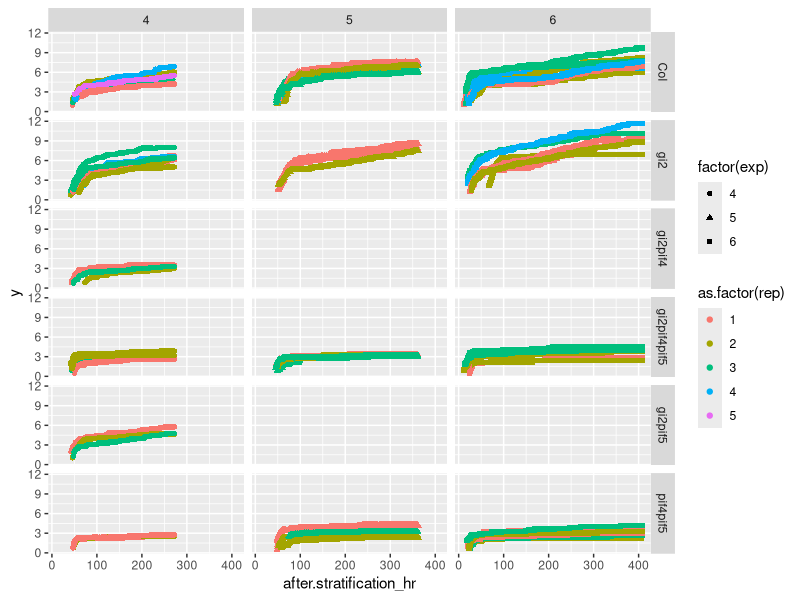
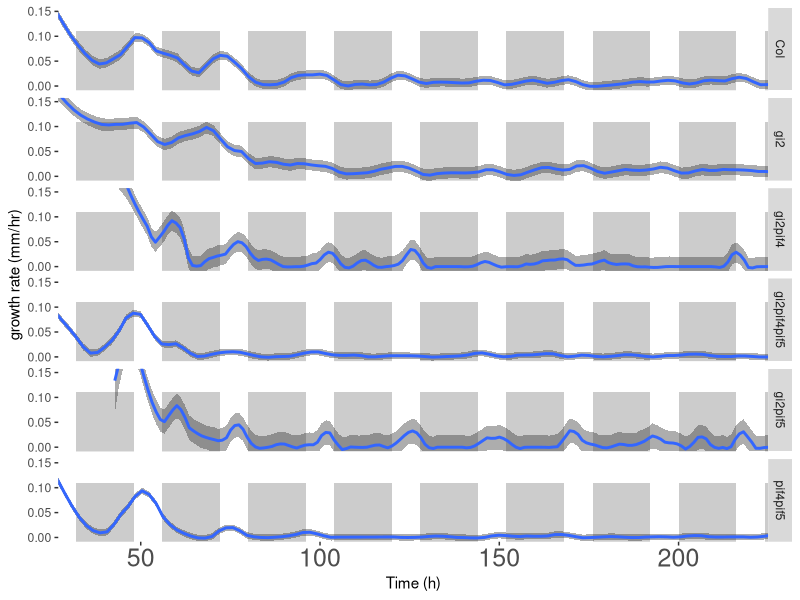
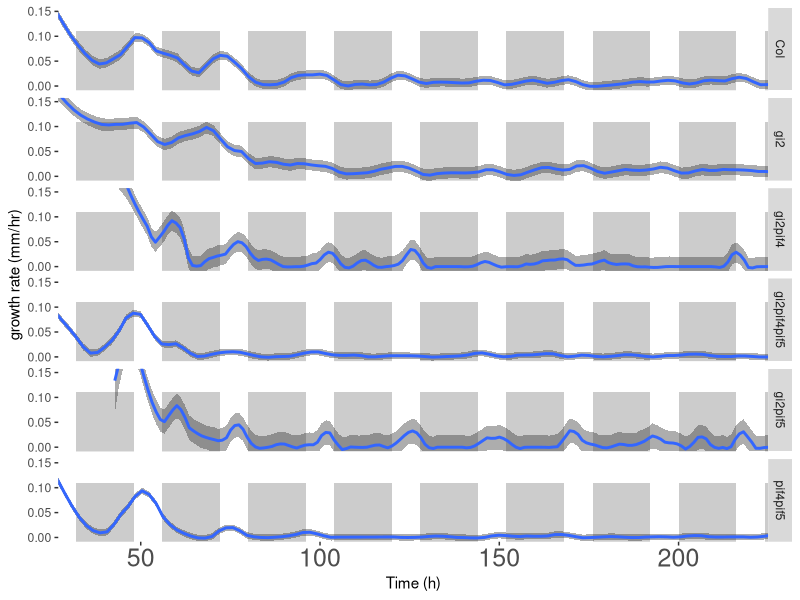

Recreate these plots in R, in order.
## ---- chunk 1
library(ggplot2)
# functions used in this script
## vlookup
#Vlookup in R (https://gist.github.com/jnmaloof/7367450)
#Version 0.3 November 12, 2013
#Return senesical results if return column is a factor
#Version 0.2 November 11, 2013
#Require first column of table to be numeric if range lookup is being done
#Change defaults to larger=FALSE
#Julin Maloof
vlookup <- function(ref, #the value or values that you want to look for
                    table, #the table where you want to look for it; will look in first column
                    column, #the column that you want the return data to come from,
                    range=FALSE, #if there is not an exact match, return the closest?
                    larger=FALSE) #if doing a range lookup, should the smaller or larger key be used?)
{
  if(!is.numeric(column) & !column %in% colnames(table)) {
    stop(paste("can't find column",column,"in table"))
  }
  if(range) {
    if(!is.numeric(table[,1])) {
      stop(paste("The first column of table must be numeric when using range lookup"))
    }
    table <- table[order(table[,1]),] 
    index <- findInterval(ref,table[,1])
    if(larger) {
      index <- ifelse(ref %in% table[,1],index,index+1)
    }
    output <- table[index,column]
    output[!index <= dim(table)[1]] <- NA
    
  } else {
    output <- table[match(ref,table[,1]),column]
    output[!ref %in% table[,1]] <- NA #not needed?
  }
  dim(output) <- dim(ref)
  output
}
## ---- chunk 2
# setup working directory
if(Sys.info()["user"]=="nozue") {
homedir<-"/Volumes/data_work/Data6/data_JM4/2016pif3gi2_timelapse"
} # customize homedir
setwd(homedir)
# 
# reading file time stamp
## This file was created in MSDOS (Celia cam computer) by "dir" command
filetime<-read.table("2016pifgi2filetime2s.txt",skip=8)#,nrows=869)
head(filetime)
tail(filetime)

# reading file name used in exp1
exp4.filename<-read.table("exp4.file.txt",skip=1) # 540 files
# add 336 to 1 (frmae number in exp1 avi )
exp4.filename$frame<-1:nrow(exp4.filename)
# reading file name used in exp5
exp5.filename<-read.table("exp5.file.txt",nrow=659) # skip the last line "exp5.file.txt"
#exp2.filename$frame<-1:nrow(exp2.filename) # is this true? no 
exp5.filename.number<-gsub("(exp4000)([[:digit:]]+)(.jpg)","\\2",exp5.filename[,1])
exp5.filename$frame<- as.integer(exp5.filename.number) - min(as.integer(exp5.filename.number))+1 # more general formula
# reading file name used in exp6
exp6.filename<-read.table("exp6.file.txt",nrow=1061) # skip the last line "exp6.file.txt"
exp6.filename.number<-gsub("(exp5000)([[:digit:]]+)(.jpg)","\\2",exp6.filename[,1])
exp6.filename$frame<- as.integer(exp6.filename.number) - min(as.integer(exp6.filename.number))+1 # 

# reading hypocotyl length data
hyp.data<-read.csv("Marian_gi2pif3_hyp_data - 2nd sets.csv")
# need to clean up data (no duplicate)
hyp.data$id<-paste(sub("(2016pifgi2exp)(1a_|1b_|2a_|2b_|3a_|3b_)(Col|gi2|pif4pif5|gi2pif4|gi2pif5|gi2pif4pif5)(.avi:)([[:digit:]]+)([[:print:]]+)","\\1\\2\\3\\4\\5",hyp.data$label),hyp.data$rep,sep="_")
hyp.data[duplicated(hyp.data$id),] # should be none. If duplicated, remove duplicated data from Google Sheet

####### data cleaning on going #########
ftable(hyp.data[,c("exp","plate","genotype","rep")],col.vars=c("plate","rep"),row.vars=c("genotype","exp"))

# change pixel into mm
scale<- 95/1220.3213 # 95 mm is 1220.3213 pixel
hyp.data$mm<-hyp.data$pixel * scale


# merge time stamp data and hyp.data
## extract avi movie frame name
hyp.data$frame<-as.integer(sub("(2016pifgi2exp)(1a_|1b_|2a_|2b_|3a_|3b_)(Col|gi2|pif4pif5|gi2pif4|gi2pif5|gi2pif4pif5)(.avi:)([[:digit:]]+)([[:print:]]+)","\\5",hyp.data$label)) 

# obtaining file date/time (exp4)
hyp.data[hyp.data$exp==4,"file"]<-as.character(vlookup(hyp.data[hyp.data$exp==4,"frame"],exp4.filename[,2:1],2))
str(hyp.data)
# obtaining file date/time (exp5)
hyp.data[hyp.data$exp==5,"file"]<-as.character(vlookup(hyp.data[hyp.data$exp==5,"frame"],exp5.filename[,2:1],2))
# obtaining file date/time (exp6)
hyp.data[hyp.data$exp==6,"file"]<-as.character(vlookup(hyp.data[hyp.data$exp==6,"frame"],exp6.filename[,2:1],2))
## obtain file date/time stamp (exp4,exp5 and exp6)
hyp.data$date<-vlookup(hyp.data$file,filetime[,c("V4","V1")],2)
hyp.data$time<-vlookup(hyp.data$file,filetime[,c("V4","V2")],2)
## converted to "POSIXlt" (see ?strptime)
hyp.data$date.time<-strptime(paste(hyp.data$date,hyp.data$time,sep="/"),"%m/%d/%Y/%H:%M")
#
summary(hyp.data)
## day1 
exp4.start.date.time<-strptime("11/7/2016/8:00","%m/%d/%Y/%H:%M") # start date time for exp4
exp5.start.date.time<-strptime("11/17/2016/8:00","%m/%d/%Y/%H:%M") # start date time for exp5
exp6.start.date.time<-strptime("12/14/2016/8:00","%m/%d/%Y/%H:%M") # start date time for exp6

## day-night cycle (7:00 - 15:00 is day). No. 8:00 - 16:00 was day (after correction of daylight saving on Nov 1)
# calculate hours after stratification 
# cf. hyp.data$date.time - start.date.time gave me units="days"
# for exp4
hyp.data[hyp.data$exp==4,"after.stratification_hr"]<-
  as.numeric(gsub(" hours","",difftime(hyp.data[hyp.data$exp==4,"date.time"],exp4.start.date.time,units="hours"))) # see more in ?difftime
# for exp5
hyp.data[hyp.data$exp==5,"after.stratification_hr"]<-
  as.numeric(gsub(" hours","",difftime(hyp.data[hyp.data$exp==5,"date.time"],exp5.start.date.time,units="hours"))) # see more in ?difftime
# 
# for exp6
hyp.data[hyp.data$exp==6,"after.stratification_hr"]<-
  as.numeric(gsub(" hours","",difftime(hyp.data[hyp.data$exp==6,"date.time"],exp6.start.date.time,units="hours"))) # see more in ?difftime

str(hyp.data)
head(hyp.data)
summary(hyp.data)

## ---- chunk 3
# from Julin's scripts "TLsmoothMND MAR.R"
calcRate <- function(x) { #no running average
  x <- x[order(x$after.stratification_hr),] 
	x$rate <- NA
	for (i in 2:nrow(x)) {
		x$rate[i] <- (x$y[i]-x$y[i-1]) / (x$after.stratification_hr[i] -x$after.stratification_hr[i-1])
		}
		x
		} 
# under construction
#names(hyp.data)<-sub("after.stratification_hr","time",names(hyp.data))
names(hyp.data)<-sub("mm","y",names(hyp.data))
hyp.data$sample<-with(hyp.data,paste(exp,plate,genotype,rep,sep="_")) 
rate.list <- by(hyp.data,hyp.data$sample,calcRate) 
tl.rates <- rate.list[[1]]              #need to recompile the list of dataframes into one dataframe.  this will hold it

for (i in 2:length(rate.list)) tl.rates <- rbind(tl.rates,rate.list[[i]]) #merge into one frame

# tl.rates2 <- tl.rates[complete.cases(tl.rates),]  #remove rows with no data.(from J). Error in complete.cases(tl.rates) : not all arguments have the same length (Kazu)
tl.rates3<-tl.rates[!is.na(tl.rates$rate),]

#
tl.rates3.Col<-tl.rates3[tl.rates3$genotype=="Col",]

#tl.rates3.Col[tl.rates3.Col$rate< -2,c("exp","plate","genotype","rep",)] # why???
## ---- chunk 4
# plot (height version)
p.height<-ggplot(hyp.data,aes(x=after.stratification_hr,y=y,color=as.factor(rep),shape=factor(exp))) + geom_point()+facet_grid(genotype~exp)
p.height
# plot (growth rate version)
night <- seq(8,max(tl.rates$after.stratification_hr),24)
day <- seq(24,max(tl.rates$after.stratification_hr),24)
if (length(night)>length(day)) day <- c(day,max(tl.rates$after.stratification_hr))
bottom <- rep(-0.02,length(night))
top <- rep(0.11,length(night)) # for mm
#top <- rep(1,length(night)) # for pixel

#data frame to hold coordinates for nighttime rectangles
rectangles <- data.frame(night,day,top,bottom,rate=0,after.stratification_hr=0)
rm(night,day,top,bottom)
# remove data not this time range, which did not solve an error in geom_smooth()
# tl.rates4<-tl.rates3[tl.rates3$after.stratification_hr>24*5|tl.rates3$after.stratification_hr<24*12,]
#
#p.growthrate<- ggplot(data=tl.rates,aes(y=rate,x=after.stratification_hr))  + facet_wrap(~genotype,ncol=1) + theme_classic()
p.growthrate<- ggplot(data=tl.rates3,aes(y=rate,x=after.stratification_hr))  + facet_grid(genotype~.)
p.growthrate <- p.growthrate + geom_rect(data=rectangles,mapping=aes(xmin=night,xmax=day,ymin=bottom,ymax=top),fill="grey80")
#p.growthrate <- p.growthrate + geom_smooth(stat="smooth",fill="grey20",method="loess",span=.1,n=200) # original
p.growthrate <- p.growthrate + geom_smooth(stat="smooth",fill="grey20",method="loess",span=.05,n=200) # needs to play with span and n
#p.growthrate <- p.growthrate + scale_x_continuous(limits=c(24*5,24*12))
p.growthrate <- p.growthrate + theme(
  axis.text.x=element_text(size=18),
  #axis.ticks = element_blank(),
  panel.background = element_rect(fill = "white")) + 
  labs(x="Time (h)",y="growth rate (mm/hr)")
p.growthrate <- p.growthrate + coord_cartesian(xlim=c(24*1.5,24*9),ylim=c(-0.001,0.15))
p.growthrate
ggsave(p.growthrate,file="Marian_pifgi3_timelapse_exp2_v1.png",dpi=300,width=11,height=8) # needs to clean up graph
# Time (h): time after stratification (hr) (cf. Nozue (2007) use "zero indicates dawn of the fourth day")
# 



